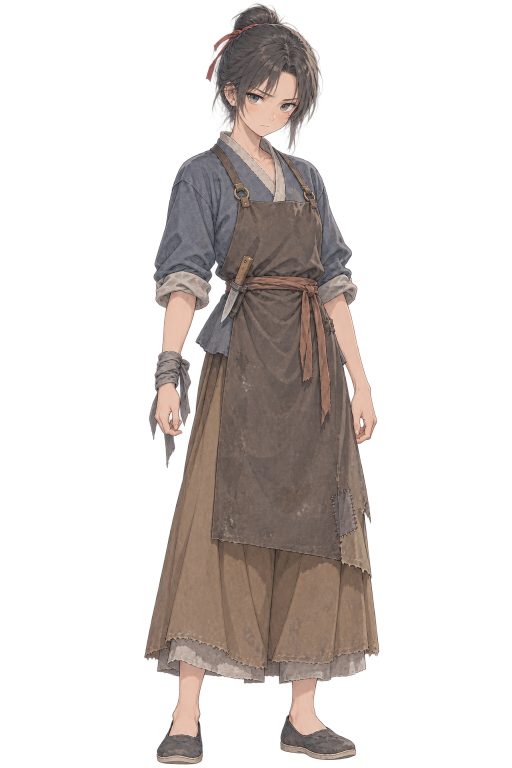
#> input picture assets/source/art/characters/adult-full.png, 1024 x 1536 px (shown at 1/2 size); its folder holds only this picture in this run
$ python prepare-portraits.py
#> lines starting #> are read from the running program, lines starting #| are printed output that depends on the picture
"""将现有透明立绘加工成适合对白区的 WebP，原图保留在 source。"""
from pathlib import Path
import hashlib
import json
import shutil
from PIL import Image, ImageFilter
import numpy as np

ROOT = Path(__file__).resolve().parents[1]
SOURCE = ROOT / 'assets/source/art/characters'
OUTPUT = ROOT / 'public/art/portraits'


def remove_baked_background(image):
    """仅修复无透明通道的灰白底图；保护肤色、衣服和眼睛的非背景区域。"""
    pixels = np.asarray(image)
    rgb = pixels[:, :, :3].astype(np.int16)
    neutral = (rgb.min(axis=2) > 210) & ((rgb.max(axis=2) - rgb.min(axis=2)) < 18)
    width, height = image.size
    remaining = bytearray(neutral.astype('uint8').tobytes())
    removed_pixels = bytearray(width * height)
    # 一次遍历连通块，保留人物内部的小片高光，清除边缘与发丝间的棋盘格。
    for seed in range(len(remaining)):
        if not remaining[seed]:
            continue
        remaining[seed] = 0
        stack = [seed]
        component = []
        border = False
        while stack:
            index = stack.pop()
            component.append(index)
            y, x = divmod(index, width)
            border |= x == 0 or x == width - 1 or y == 0 or y == height - 1
            for neighbor in (index - width if y else -1, index + width if y < height - 1 else -1,
                             index - 1 if x else -1, index + 1 if x < width - 1 else -1):
                if neighbor >= 0 and remaining[neighbor]:
                    remaining[neighbor] = 0
                    stack.append(neighbor)
        if border or len(component) > 8:
            for index in component:
                removed_pixels[index] = 255
    removed = Image.frombytes('L', (width, height), bytes(removed_pixels))
    removed = removed.filter(ImageFilter.MaxFilter(3)).filter(ImageFilter.GaussianBlur(.55))
    image.putalpha(Image.fromarray(255 - np.asarray(removed)))
    return image


def prepare():
    OUTPUT.mkdir(parents=True, exist_ok=True)
    assets = []
    sources = [('bare', '小怪物_无袄_表情立绘'), ('coat', '小怪物_红袄_表情立绘')]
    for costume, folder in sources:
        for image_path in sorted((ROOT / 'assets/source/art/portrait-originals' / folder).glob('*.png')):
            target = SOURCE / f'demon-{costume}-{image_path.stem}.png'
            target.parent.mkdir(parents=True, exist_ok=True)
            if not target.exists():
                shutil.copy2(image_path, target)
#> pass 2 of the loop in prepare, `for costume, folder in sources:`:
    for name, original in [('yu-niang', 'TMP_SPR_毓娘.png'), ('nian-nian', 'TMP_SPR_念念_7岁时.png')]:
        target = SOURCE / f'{name}.png'
        if not target.exists():
            shutil.copy2(ROOT / 'assets/source/art/portrait-originals/部分人物完整身体立绘' / original, target)
    for image_path in sorted(SOURCE.glob('*.png')):
        image = Image.open(image_path).convert('RGBA')
#> image is the input picture: PIL image 1024x1536 RGBA; mean R, G, B, A 63.7, 54.9, 50.9, 75
        if image.getchannel('A').getextrema() == (255, 255):
            image = remove_baked_background(image)
        bounds = image.getchannel('A').getbbox()
#> bounds = (65, 0, 1012, 1536)
        if bounds:
            image = image.crop(bounds)
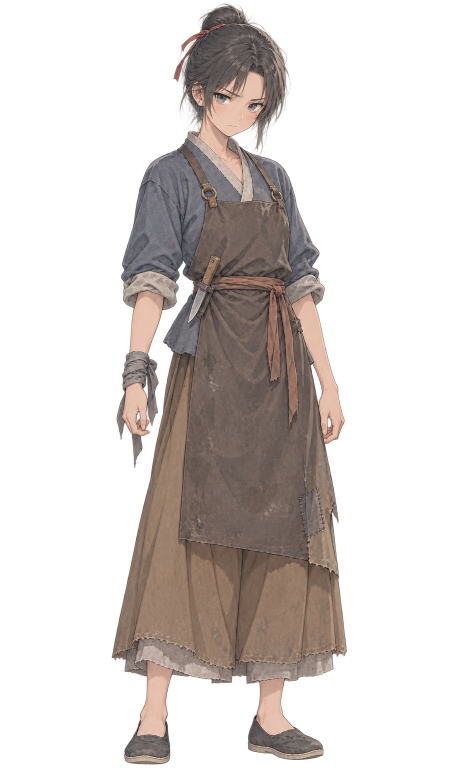
#> image: PIL image 947x1536 RGBA (shown at 1/2 size); mean R, G, B, A 68.9, 59.3, 55.1, 81.1; transparent parts drawn white
        if image_path.stem in ('yu-niang', 'nian-nian'):
            image = image.crop((0, 0, image.width, int(image.height * .53)))
        image.thumbnail((600, 680), Image.Resampling.LANCZOS)
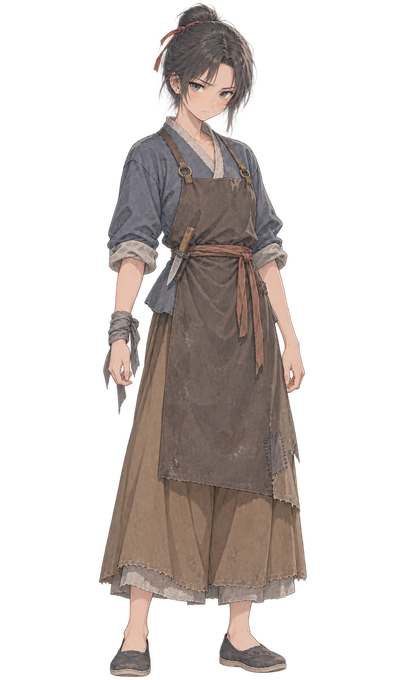
#> image: PIL image 419x680 RGBA; mean R, G, B, A 44.2, 37.8, 34.8, 81.2; transparent parts drawn white
        output = OUTPUT / f'{image_path.stem}.webp'
        image.save(output, 'WEBP', quality=88, method=4)
        raw = output.read_bytes()
        assets.append(dict(id='BG_PORTRAIT_' + image_path.stem.upper().replace('-', '_'),
                           kind='portrait', file='portraits/' + output.name, bytes=len(raw),
                           sha256=hashlib.sha256(raw).hexdigest(), width=image.width, height=image.height,
                           source={'name': '用户提供角色立绘'}, rights={'status': 'pending', 'reference': '沿用项目素材使用记录'}))
#> pass 2 of the loop in prepare, `for image_path in sorted(SOURCE.glob('*.png')):`:
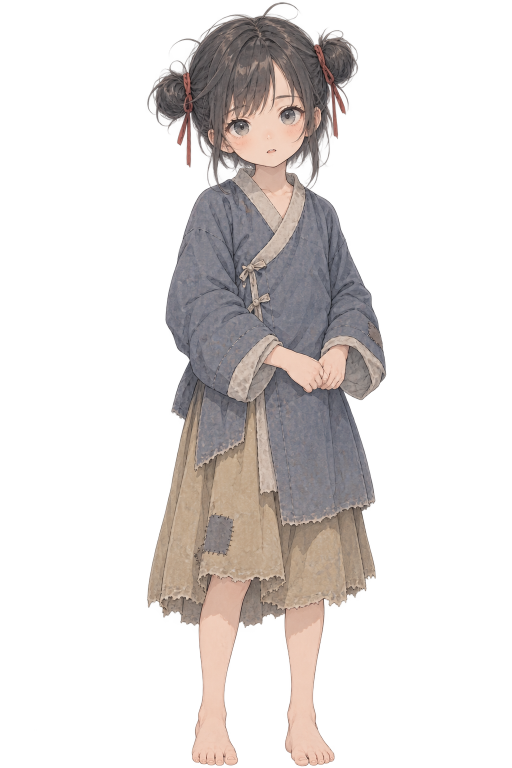
#> input picture assets/source/art/characters/nian-nian.png, 1024 x 1536 px (shown at 1/2 size)
#> in prepare, image is the input picture: PIL image 1024x1536 RGBA; mean R, G, B, A 70.9, 63.3, 60.6, 73.1
#> bounds = (65, 0, 1010, 1536)
#> in prepare, `image = image.crop(bounds)`:
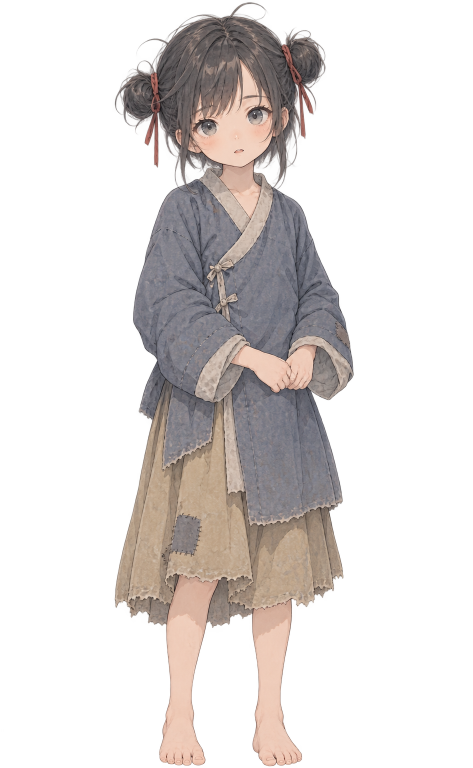
#> image: PIL image 945x1536 RGBA (shown at 1/2 size); mean R, G, B, A 76.8, 68.6, 65.6, 79.2; transparent parts drawn white
#> in prepare, `image = image.crop((0, 0, image.width, int(image.height * .53)))`:
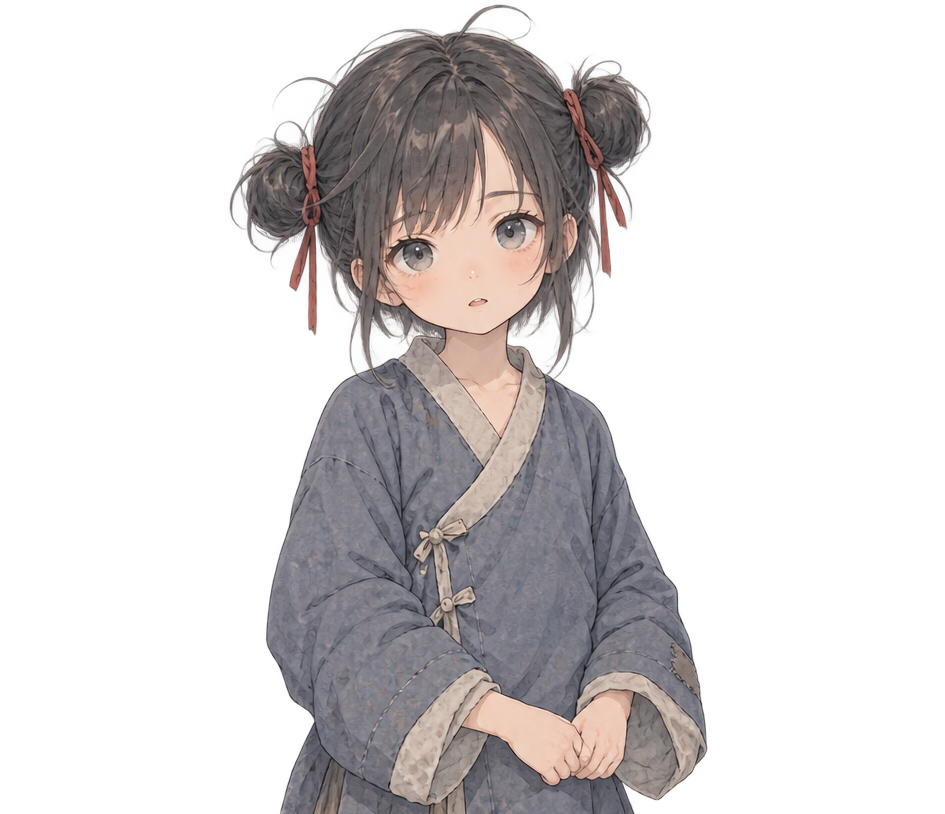
#> image: PIL image 945x814 RGBA; mean R, G, B, A 64.4, 59.2, 59.7, 82.5; transparent parts drawn white
#> pass 3 of the loop in prepare, `for image_path in sorted(SOURCE.glob('*.png')):`:
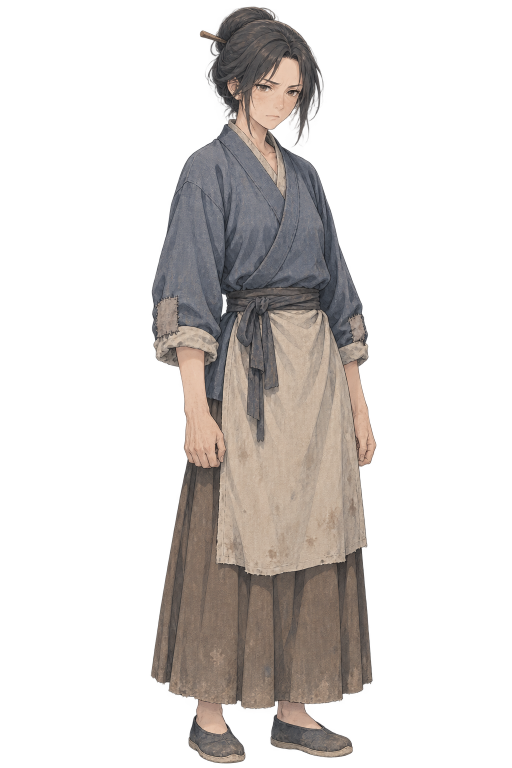
#> input picture assets/source/art/characters/yu-niang.png, 1024 x 1536 px (shown at 1/2 size)
#> in prepare, image is the input picture: PIL image 1024x1536 RGBA; mean R, G, B, A 60.2, 54.7, 51.4, 77.3
#> in prepare, `image = image.crop(bounds)`:
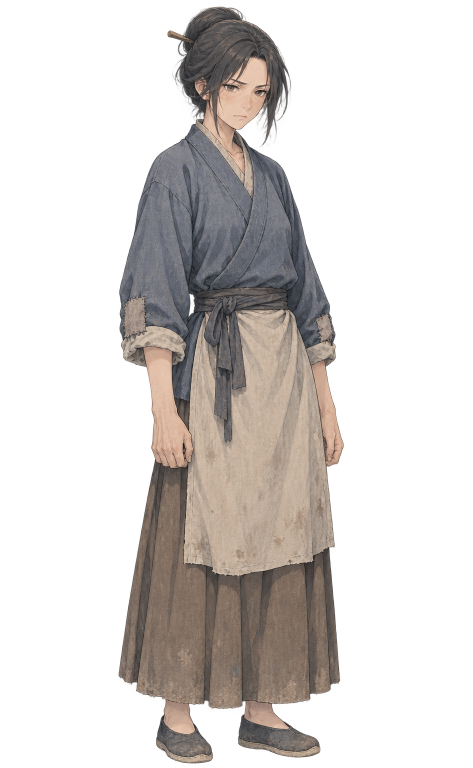
#> image: PIL image 945x1536 RGBA (shown at 1/2 size); mean R, G, B, A 65.2, 59.2, 55.7, 83.7; transparent parts drawn white
#> in prepare, `image = image.crop((0, 0, image.width, int(image.height * .53)))`:
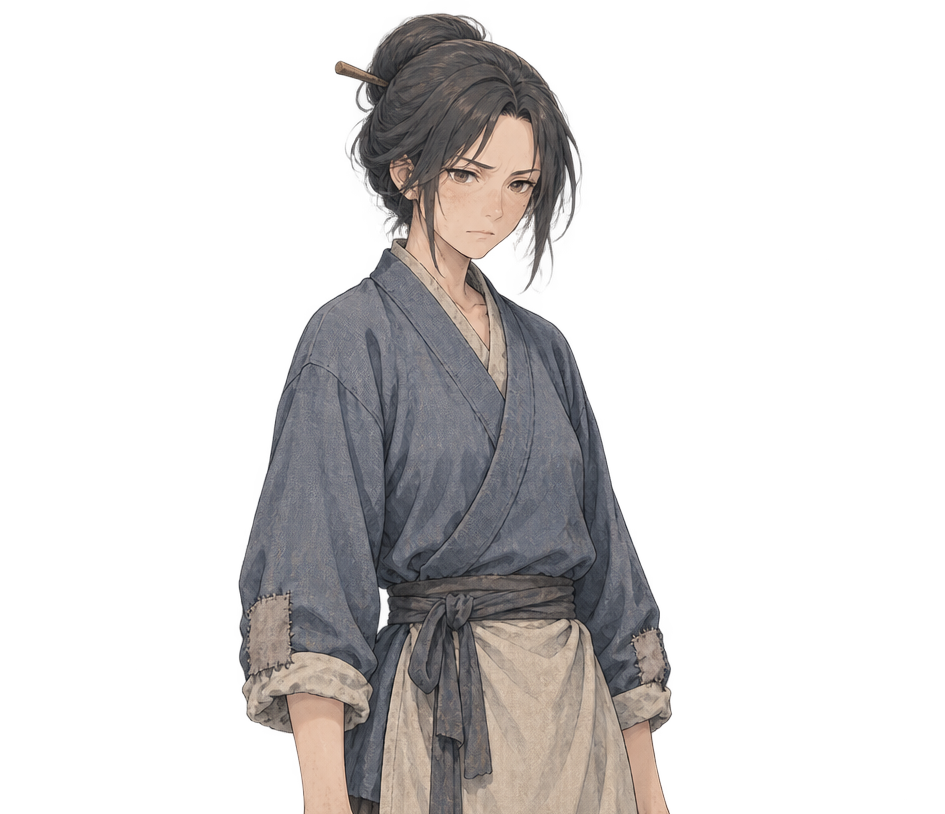
#> image: PIL image 945x814 RGBA; mean R, G, B, A 54.2, 51.3, 50.9, 75.4; transparent parts drawn white
    manifest_path = ROOT / 'public/art/manifest.json'
#> (the run stopped early here; a loop or call above may not have finished)
